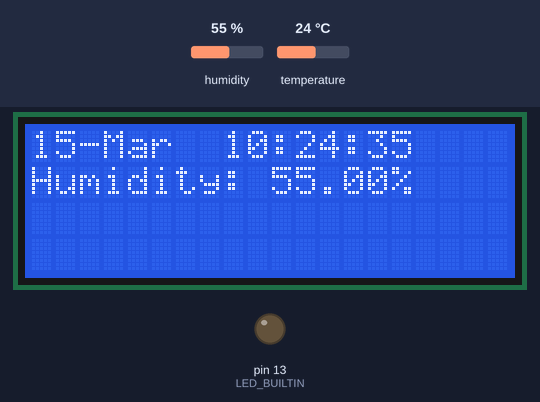
A sketch run on a simulated Arduino Nano, built with avr-gcc and run on an emulated ATmega328P. Shown: 20×4 character LCD, output pins drawn as LEDs (lit = HIGH). Dashed ring = blinking. Inputs (shaded band) come from the test bench; at power-on: humidity 55 %, temperature 24 °C. The local clock reads 2024-03-15 10:24:30 at power-on unless the sketch sets it; what the sketch prints to the serial monitor is not drawn.

Above: at 6.2 s.
6.3 s: humidity set to 22 %
At 8.2 s:
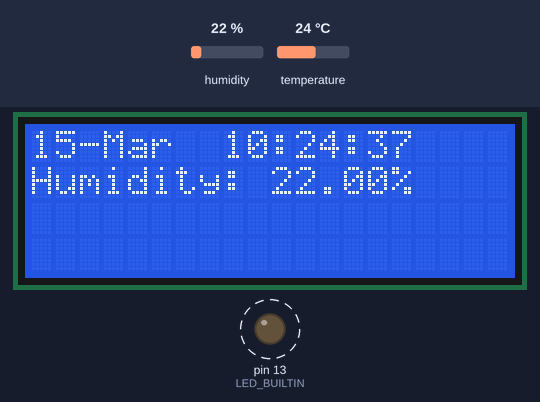
12.5 s: temperature set to 12 °C
At 14.7 s:
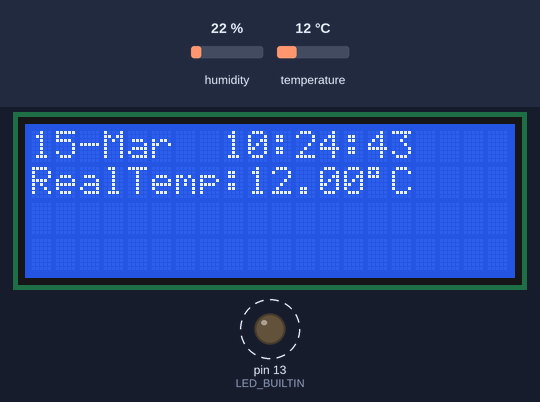
16.4 s: temperature set to 8 °C
At 21.0 s:
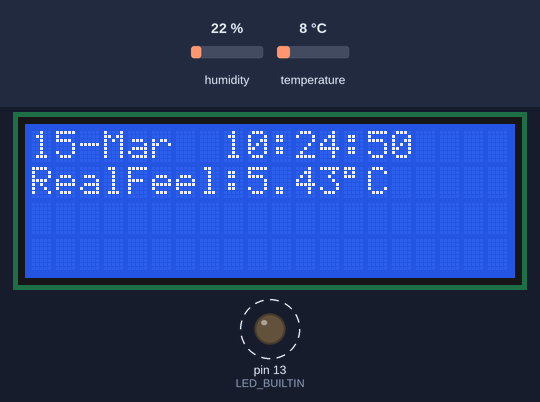
22.6 s: humidity set to 40 %
At 25.6 s:
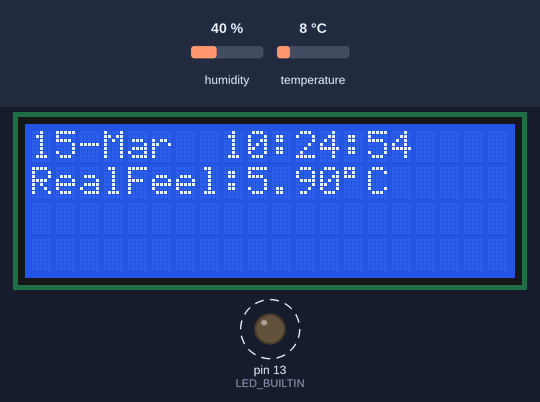
27.3 s: temperature set to 19 °C
At 29.6 s:
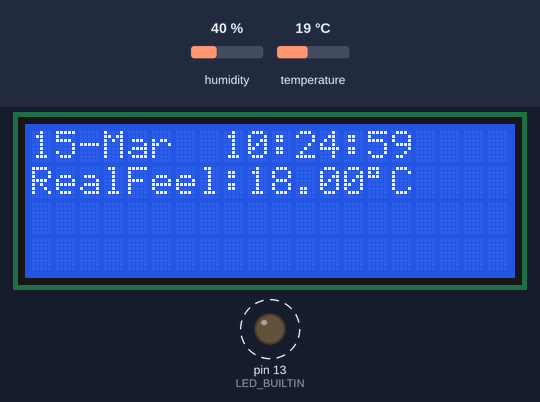
Timing chart, 0 to 32.7 s (numbered marks = the images above; inputs shaded):
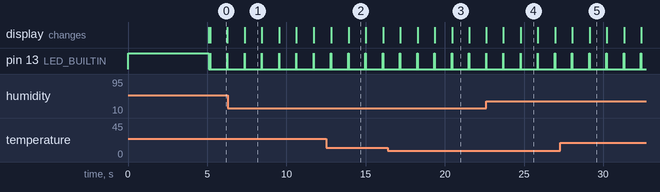

Measured:
- the behaviour switches between 10 and 9 °C on temperature (found by bisection; images 2 and 3)
- by itself, pin 13 (LED_BUILTIN): alternates HIGH for 0.02 s and LOW for 1.1 s
- what the display in image 2 shows lasts 1.1 s, from 13.9 s to 15.0 s

The sketch:

LCD_Clock_and_Temperature.ino
```cpp
// Component used:
// - Arduino Nano
// - DHT11
// - DS1302
// - i2c LCD
// - potentiometer 10k optional for lcd brightness

#include <Wire.h> //
#include <LiquidCrystal_I2C.h>
#include <virtuabotixRTC.h>
#include <DHT.h>
#define DHTPIN 2
#define DHTTYPE DHT11

// For katakana
#if defined(ARDUINO) && ARDUINO >= 100
#define printByte(args)  write(args);
#else
#define printByte(args)  print(args,BYTE);
#endif

// Creation of the Real Time Clock Object
// myRTC(CE, IO, CLK)
// SCLK / CLK - D6
// IO / DATA - D7 (1K resistor in between)
// CE / RST - D8
virtuabotixRTC myRTC(6, 7, 8);

// set the LCD address to 0x27 for a 16 chars and 2 line display
// SCL is connected to A4
// SDA is connected to A5
// Potentiometer 10k is connected at the back of i2c to control brightness
LiquidCrystal_I2C lcd(0x27, 20, 4);

// DHT11 is connected to D2
DHT dht(DHTPIN, DHTTYPE);
float humidity, temp, heatIndex;

void setup()
{
  Serial.begin(9600);

  // initialize DHT and lcd
  pinMode(LED_BUILTIN, OUTPUT);
  analogWrite(LED_BUILTIN, 255);

  dht.begin();
  lcd.init();
  lcd.backlight();

  printSplashLCD();
  delay(5000);
  lcd.clear();
}

void loop()
{
  myRTC.updateTime();
  analogWrite(LED_BUILTIN, 10);

  humidity = dht.readHumidity();
  temp = dht.readTemperature();
  heatIndex = dht.computeHeatIndex(temp, humidity, false); // Compute heat index in Celsius
  SerialPrintLoop();

  lcd.setCursor(0, 0);

  // show 0 before the value. 01 02
  if (myRTC.dayofmonth < 10) {
    lcd.print("0");
    lcd.print(myRTC.dayofmonth);
  } else {
    lcd.print(myRTC.dayofmonth);
  }
  lcd.print("-");

  // get Month in letters
  lcd.print(getMonthString(myRTC.month));
  lcd.print("  ");

  if (myRTC.hours < 10) { // Hours, show 0 before the value. 01 02
    lcd.print("0");
    lcd.print(myRTC.hours);
  } else if (myRTC.hours == 0) {
    lcd.print("00");
  } else {
    lcd.print(myRTC.hours);
  }

  lcd.print(":");
  if (myRTC.minutes < 10) { // Minutes, show 0 before the value. 01 02
    lcd.print("0");
    lcd.print(myRTC.minutes);
  } else if (myRTC.minutes == 0) {
    lcd.print("00");
  } else {
    lcd.print(myRTC.minutes);
  }
  lcd.print(":");

  if (myRTC.seconds  < 10) {  // Seconds, show 0 before the value. 01 02
    lcd.print("0");
    lcd.print(myRTC.seconds);
  } else if ( myRTC.seconds == 0 ) {
    lcd.print("00");
  } else {
    lcd.print(myRTC.seconds);
  }

  lcd.setCursor(0, 1);
  printToggle();

  analogWrite(LED_BUILTIN, 0);
  // Delay so the program doesn't print non-stop
  delay( 1000);
}

void printToggle() {
  digitalWrite(LED_BUILTIN, HIGH);
  lcd.setCursor(0, 1);
  // Check if any reads failed and exit early (to try again).
  if (isnan(humidity) || isnan(temp)) {
    lcd.print("DHT sensor error!");
    return;
  }

  // Change every 10 sec ((sec/10) % 10) % 2
  if ( (int)((myRTC.seconds / 10) % 10) == 3) { // at 30 sec
    // Print Temperature
    lcd.print("Humidity: ");
    lcd.print(humidity);
    lcd.print("% ");
  } else if ( (int)(((myRTC.seconds / 10) % 10) % 2) ) { // at even 20 , 40
    lcd.print("RealFeel:");
    lcd.print(heatIndex);
    lcd.print((char)223);
    lcd.print("C");
  } else { // 0 , 10, 50,
    lcd.print("RealTemp:");
    lcd.print(temp);
    lcd.print((char)223);
    lcd.print("C   ");
  }
}

String getMonthString(int monthNumber) {
  switch (monthNumber) {
    case 1:
      return "Jan";
      break;
    case 2:
      return "Feb";
      break;
    case 3:
      return "Mar";
      break;
    case 4:
      return "Apr";
      break;
    case 5:
      return "May";
      break;
    case 6:
      return "Jun";
      break;
    case 7:
      return "Jul";
      break;
    case 8:
      return "Aug";
      break;
    case 9:
      return "Sep";
      break;
    case 10:
      return "Oct";
      break;
    case 11:
      return "Nov";
      break;
    case 12:
      return "Dec";
      break;
    default:
      return (String)monthNumber;
  }
}

void printSplashLCD() {
  // Japanese Bytes
  // 160 175 -> A0 B0
  // 176 191 -> B0 C0
  // 192 207 -> C0 D0
  // 208 223 -> D0 E0

  lcd.setCursor(0, 0);
  lcd.print("  NICO NICO NI  ");
  lcd.setCursor(0, 1);
  lcd.print(" ");
  lcd.printByte(198);
  lcd.printByte(186);
  lcd.printByte(198);
  lcd.printByte(186);
  lcd.printByte(198);
  lcd.print(" ");
  lcd.printByte(198);
  lcd.printByte(186);
  lcd.printByte(198);
  lcd.printByte(186);
  lcd.printByte(198);
  lcd.printByte(186);
  lcd.print(" ");
  lcd.printByte(198);
}

void SerialPrintLoop() {
  // Start printing elements as individuals
  Serial.print("Current Date / Time: ");
  Serial.print(myRTC.dayofmonth);
  Serial.print("/");
  Serial.print(myRTC.month);
  Serial.print("/");
  Serial.print(myRTC.year);
  Serial.print("  ");
  Serial.print(myRTC.hours);
  Serial.print(":");
  Serial.print(myRTC.minutes);
  Serial.print(":");
  Serial.println(myRTC.seconds);
  Serial.print(F("Humidity: "));
  Serial.print(humidity);
  Serial.print(F("%  Temperature: "));
  Serial.print(temp);
  Serial.print(F("°C "));
  Serial.print(F(" Heat index: "));
  Serial.print(heatIndex);
  Serial.println(F("°C "));
}
```
